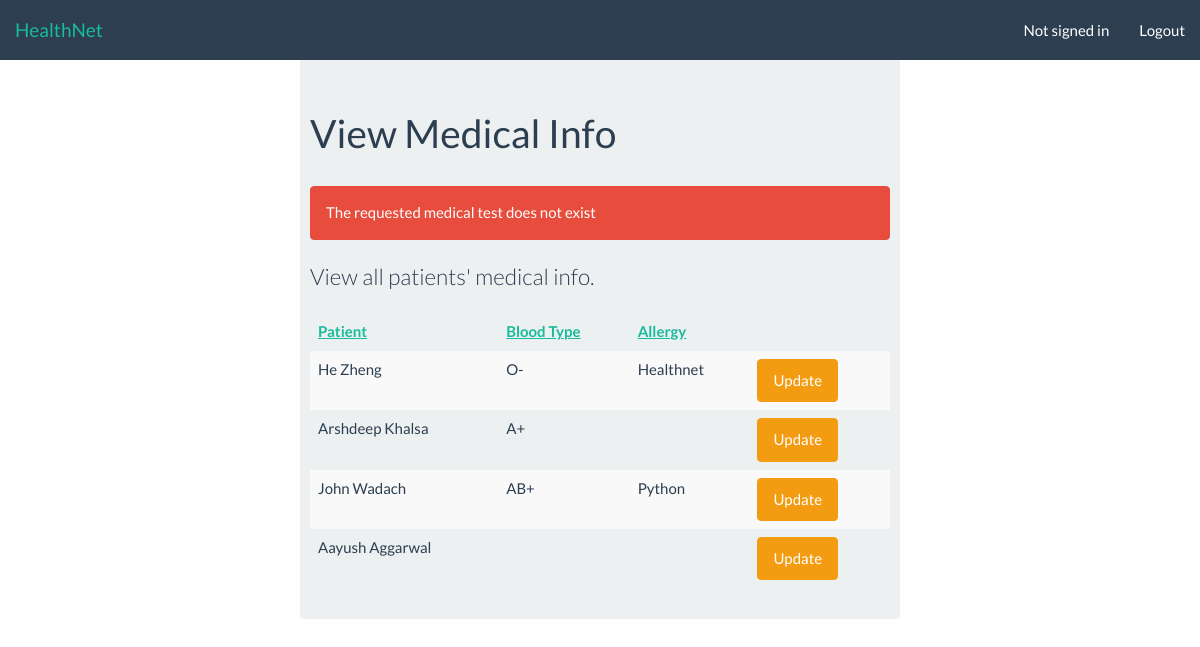
The page /medicalinfo/list/ (signed in) on the database its author committed.
### healthnet/models.py (models this page shows, shortened)
class MedicalInfo(models.Model):
    BLOOD = (
    ('A+', 'A+ Type'),
    ('B+', 'B+ Type'),
    ('AB+', 'AB+ Type'),
    ('O+', 'O+ Type'),
    ('A-', 'A- Type'),
    ('B-', 'B- Type'),
    ('AB-', 'AB- Type'),
    ('O-', 'O- Type'),
)
    patient = models.ForeignKey(User,on_delete=models.PROTECT, related_name="patiento")
    bloodType = models.CharField(max_length=10, choices=BLOOD)
    allergy = models.CharField(max_length=100)
    alzheimer = models.BooleanField()
    asthma = models.BooleanField()
    diabetes = models.BooleanField()
    stroke = models.BooleanField()
    comments= models.CharField(max_length=700)

class Account(models.Model):
    ACCOUNT_UNKNOWN = 0
    ACCOUNT_PATIENT = 10
    ACCOUNT_NURSE = 20
    ACCOUNT_DOCTOR = 30
    ACCOUNT_ADMIN = 40
    ACCOUNT_TYPES = (
        (ACCOUNT_UNKNOWN, "Unknown"),
        (ACCOUNT_PATIENT, "Patient"),
        (ACCOUNT_NURSE, "Nurse"),
        (ACCOUNT_DOCTOR, "Doctor"),
        (ACCOUNT_ADMIN, "Admin"),
    )
    EMPLOYEE_TYPES = (
        (ACCOUNT_NURSE, "Nurse"),
        (ACCOUNT_DOCTOR, "Doctor"),
        (ACCOUNT_ADMIN, "Admin"),
    )
    role = models.IntegerField(default=0, choices=ACCOUNT_TYPES)
    profile = models.OneToOneField(Profile,on_delete=models.CASCADE)
    user = models.OneToOneField(User,on_delete=models.CASCADE)
    class Admin:
        list_display = (
            'role',
            'profile',
            'user'
        )

class Profile(models.Model):
    GENDER = (
        ('M', "Male"),
        ('F', "Female"),
    )
    firstname = models.CharField(blank=True, max_length=50)
    lastname = models.CharField(blank=True, max_length=50)
    insurance = models.CharField(max_length=50)
    emergencyContactName = models.CharField(blank=True, max_length=50)
    emergencyContactNumber = models.CharField(blank=True, max_length=20)
    sex = models.CharField(blank=True, max_length=1, choices=GENDER)
    birthday = models.DateField(default=date(1000, 1, 1))
    phone = models.CharField(blank=True, max_length=20)
    allergies = models.CharField(blank=True, max_length=250)
    created = models.DateTimeField(auto_now_add=True)
    prefHospital = models.ForeignKey('Hospital',on_delete=models.PROTECT, null=True)
    def __str__(self):
        return self.firstname + " " + self.lastname

### healthnet/views_medicalInfo.py (the view, shortened to what this page needs)
# urls.py: url(r'^medicalinfo/list/$', views_medicalInfo.list_view, name='medicalinfo/list'),
def list_view(request):
    authentication_result = views.authentication_check(request, [Account.ACCOUNT_NURSE,Account.ACCOUNT_DOCTOR])
    if authentication_result is not None: return authentication_result
    template_data = views.parse_session(request)
    medicalinfoes = MedicalInfo.objects.all()
    template_data['query'] = medicalinfoes.order_by('patient')
    return render(request, 'healthnet/medicalinfo/list.html', template_data)

### healthnet/views.py (called while the page is built)
def parse_session(request, template_data=None):
    if template_data is None:
        template_data = {}
    if request.session.has_key('alert_success'):
        template_data['alert_success'] = request.session.get('alert_success')
        del request.session['alert_success']
    if request.session.has_key('alert_danger'):
        template_data['alert_danger'] = request.session.get('alert_danger')
        del request.session['alert_danger']
    return template_data

### healthnet/templates/healthnet/medicalinfo/list.html (shortened to what this page needs)
{% extends "base.html" %}
{% load app_filters %}
{% block body_header %}View Medical Info{% endblock %}
{% block body %}
    <p class="lead">View all patients' medical info.</p>
    <table class="table table-striped">
        <thead>
            <th><a href="./?sort=patient">Patient</a></th>
            <th><a href="./?sort=bloodType">Blood Type</a></th>
            <th><a href="./?sort=allergy">Allergy</a></th>
        </thead>
        {% for medicalinfo in query %}
            <tr>
                <td>{{ medicalinfo.patient.account.profile }}</td>
                <td>{{ medicalinfo.bloodType }}</td>
                <td>{{ medicalinfo.allergy }}</td>
                <td>
                    {% if not user.account.role == 10 %}
                        <a class="btn btn-warning" href="/medicalinfo/update/?pk={{ medicalinfo.pk }}" role="button">Update</a>
                    {% endif %}
                </td>
            </tr>
        {% endfor %}
    </table>
{% endblock %}

### healthnet/templates/base.html (shortened to what this page needs)
<!DOCTYPE html>
{% load app_filters %}
<html>
<head lang="en">
    <link rel="stylesheet" type="text/css" href="{{STATIC_URL}}css/flatly-bootstrap.min.css"/>
    <link rel="stylesheet" type="text/css" href="{{STATIC_URL}}css/bootstrap-datetimepicker.min.css"/>
    <link rel="stylesheet" type="text/css" href="{{STATIC_URL}}css/dashboard.css"/>
</head>
<body>
    <nav class="navbar navbar-default navbar-static-top">
        <div class="container-fluid">
            <div class="navbar-header">
                <a class="navbar-brand" href="{% block brand_link %}/healthnet/profile/{% endblock %}">HealthNet</a>
            </div>
            <div id="navbar" class="navbar-collapse collapse">
                <ul class="nav navbar-nav navbar-right">
                    <li>
                        <a {% if user.isAuthenticated %}href="/profile/">Signed in as {{ user.username }}{% else %}>Not signed in{% endif %}</a>
                    </li>
                    <li>
                        {% block nav_button %}<a href="/logout/">Logout</a>{% endblock %}
                    </li>
                </ul>
            </div>
        </div>
    </nav>
    <div class="container-fluid">
        <div class="row">
            {% if user.isAuthenticated %}
                <div class="well col-sm-3 col-md-2">
                        <ul class="nav nav-pills nav-stacked">
                            {% if user.account.role >= 0 %}
                                <li class="{% block sidebar_profile %}{% endblock %}"><a href="/profile/">Overview</a></li>
                                <li class="{% block sidebar_profile_password %}{% endblock %}"><a href="/profile/password/">Change Password</a></li>
                                <li class="{% block sidebar_profile_update %}{% endblock %}"><a href="/profile/update/">Update Profile</a></li>
                                <li class="{% block sidebar_message %}{% endblock %}"><a href="/message/list/">Messages</a></li>
                            {% endif %}
                            {% if user.account.role == 10 %}
                                <li class="{% block sidebar_medicalinfo_patient %}{% endblock %}"><a href="/medicalinfo/patient/">Medical Info</a></li>
                            {% endif %}
                            {% if user.account.role >= 10 and user.account.role < 40 %}
                                <li class="{% block sidebar_appointment_create %}{% endblock %}"><a href="/appointment/create/">Create Appointment</a></li>
                                <li class="{% block sidebar_appointment_list %}{% endblock %}"><a href="/appointment/list/">View Appointments</a></li>
                                <li class="{% block sidebar_medtest_list %}{% endblock %}"><a href="/medtest/list">View Medical Tests</a> </li>
                                <li class="{% block sidebar_prescription_list %}{% endblock %}"><a href="/prescription/list/">View Prescriptions</a></li>
                            {% endif %}
                            {% if user.account.role >= 20 and user.account.role < 40 %}
                                <li class="{% block sidebar_medicalInfo_list %}{% endblock %}"><a href="/medicalinfo/list/">Medical Info</a></li>
                                <li class="{% block sidebar_admission_create %}{% endblock %}"><a href="/admission/admit/">Admit Patient</a></li>
                                <li class="{% block sidebar_admission_list %}{% endblock %}"><a href="/admission/list/">View Inpatients</a></li>
                            {% endif %}
                            {% if user.account.role == 30 %}
                                <li class="{% block sidebar_medtest_upload %}{% endblock %}"><a href="/medtest/upload/">Upload Medical Test</a></li>
                                <li class="{% block sidebar_prescription_create %}{% endblock %}"><a href="/prescription/create/">Add Prescriptions</a></li>
                            {% endif %}
                            {% if user.account.role == 40 %}
                                <li class="{% block sidebar_admin_users %}{% endblock %}"><a href="/admin/users/">View Users</a></li>
                                <li class="{% block sidebar_admin_activity %}{% endblock %}"><a href="/admin/activity/">View Activity</a></li>
                                <li class="{% block sidebar_admin_statistic %}{% endblock %}"><a href="/admin/stats/">View System Statistics</a></li>
                                <li class="{% block sidebar_admin_createemployee %}{% endblock %}"><a href="/admin/createemployee/">Create employee</a></li>
                            {% endif %}
                        </ul>
                </div>
                <div class="col-sm-9 col-md-10 main">
            {% else %}
                <div class="well well-sm col-sm-offset-3 col-sm-6">
            {% endif %}
                <h1 class="page-header">{% block body_header %}{% endblock %}</h1>
                {% if alert_danger %}
                    <div class="alert alert-danger" role="alert">{{ alert_danger }}</div>
                {% endif %}
                {% block body %}{% endblock %}
            </div>
        </div>
    </div>
</body>
</html>

### healthnet/static/css/dashboard.css (style rules this page uses)
.navbar { margin-bottom: 0px; }

### rows shown on the page
MedicalInfo: patient.account.profile "He Zheng", bloodType "O-", allergy "Healthnet"
MedicalInfo: patient.account.profile "Arshdeep Khalsa", bloodType "A+"
MedicalInfo: patient.account.profile "John Wadach", bloodType "AB+", allergy "Python"
MedicalInfo: patient.account.profile "Aayush Aggarwal"

### other values the page prints
{{ alert_danger }} "The requested medical test does not exist"
